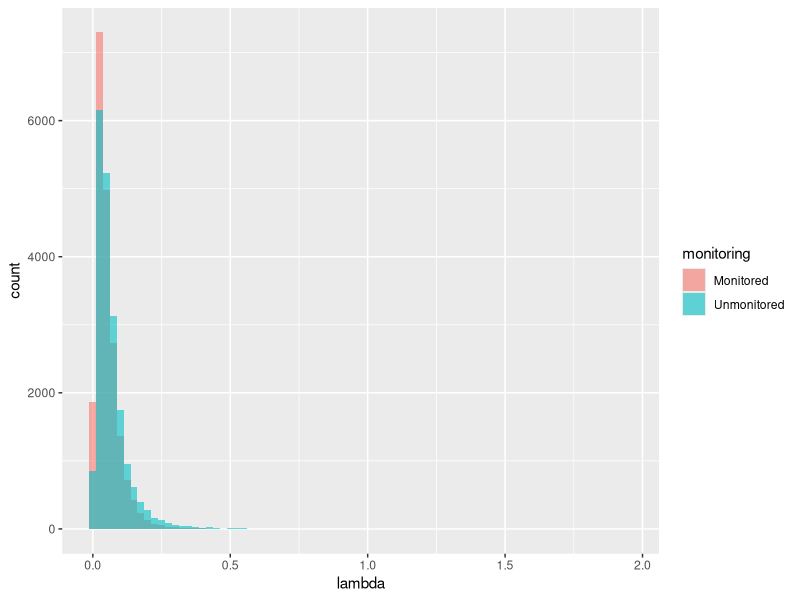
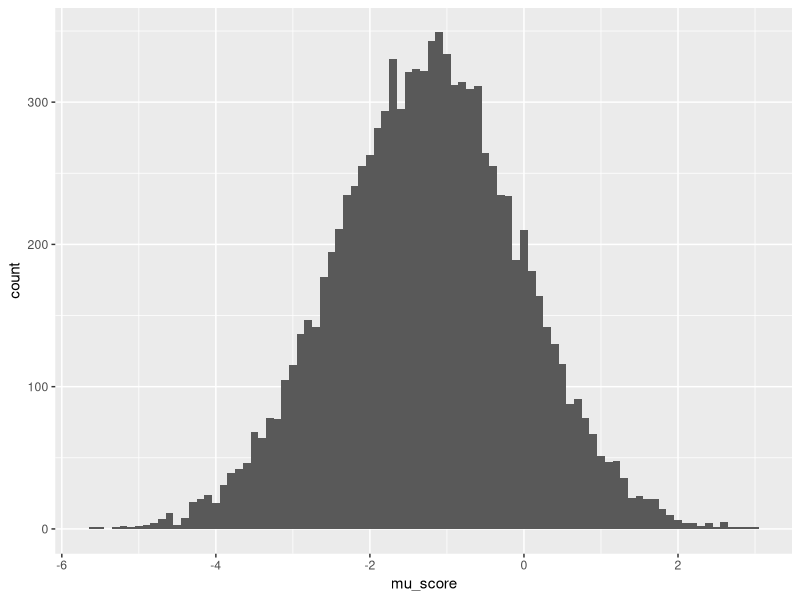
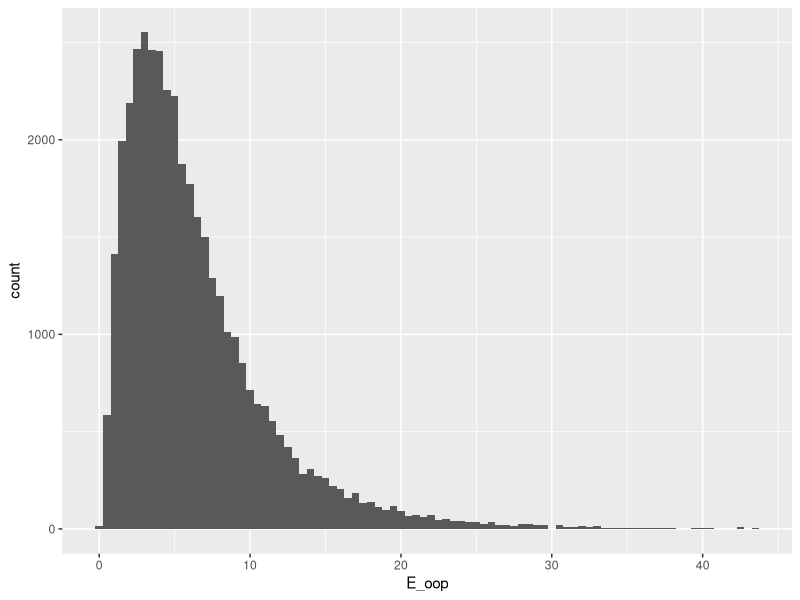
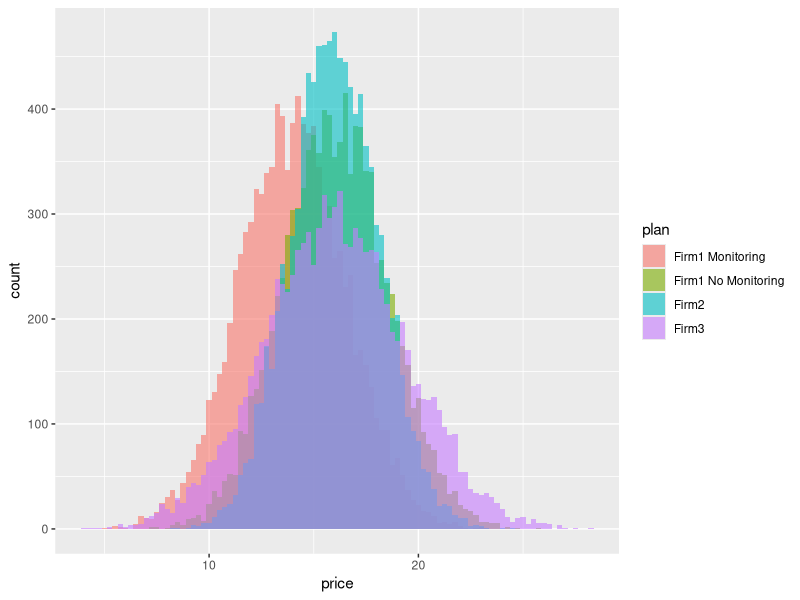
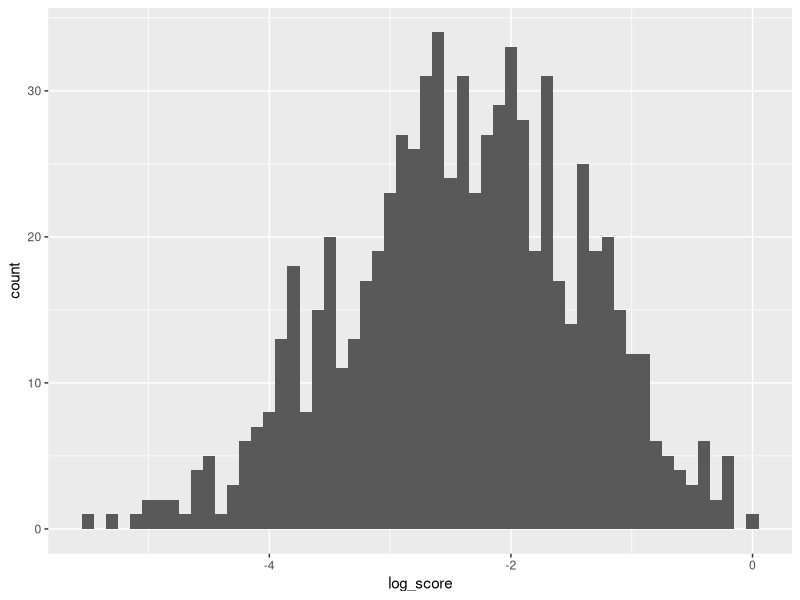
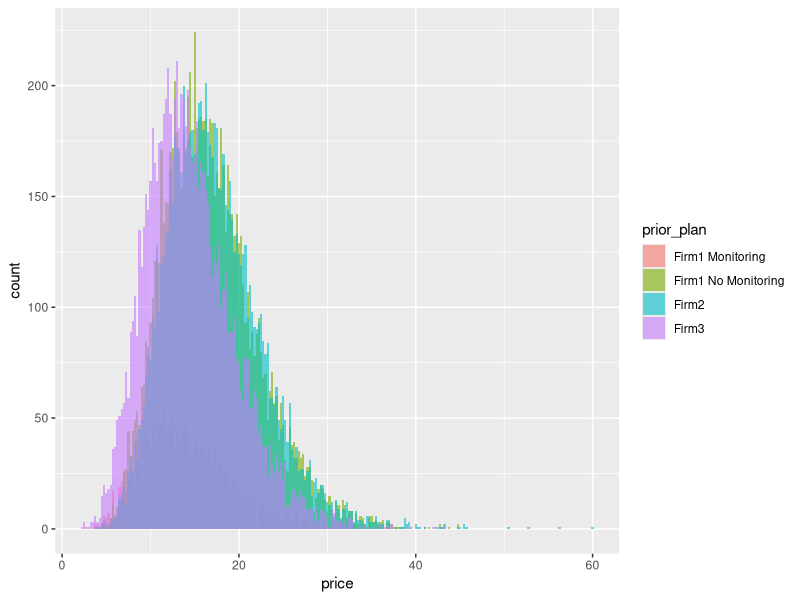

Write the R code that produced these figures, in order.
## ---- chunk 1
knitr::opts_chunk$set(echo = TRUE, eval = TRUE, cache = FALSE)
library(bookdown)
library(magrittr)
library(tidyverse)
library(MASS)
## ---- chunk 2
rm(list = ls())

N <- 10^4
T <- 1
D <- 4

# set the seed
set.seed(1)

## True Parameters
sigma_lambda <- 0.1
theta_lambda <- c(-3, -0.5, 1, -1, 1, -0.5)

## Covariates
mu_x_t0 <- rep(0, 4)
mu_x_t1 <- rep(0, 4)
sigma_x <- diag(0.25, 4)

X_t0 <- mvrnorm(N, mu_x_t0, sigma_x)
X_t1 <- 0.5*X_t0 + 0.5*mvrnorm(N, mu_x_t1, sigma_x)

X <- X_t0 %>% 
  rbind(X_t0) %>% 
  rbind(X_t1) %>% 
  rbind(X_t1)

colnames(X) <- c(paste("x", 1:4, sep = "_"))

X_lambda <- expand.grid(i = 1:N, m = 0:1, t = 0:1) %>% 
  tibble::as_tibble() %>% 
  cbind(X)

## mu_lambda
mu_lambda <- X_lambda %>% 
  dplyr::mutate(mu_lambda = theta_lambda[1]
                + theta_lambda[2]*x_1 + theta_lambda[3]*x_2
                + theta_lambda[4]*x_3 + theta_lambda[5]*x_4
                + theta_lambda[6]*ifelse(m == 1 & t == 0, 1, 0))

## epsilon_lambda
epsilon_lambda <- expand.grid(i = 1:N) %>% 
  tibble::as_tibble() %>% 
  dplyr::mutate(epsilon_lambda = rnorm(N, 0, sigma_lambda))

## lambda
lambda <- mu_lambda %>% 
  dplyr::left_join(epsilon_lambda, by = c("i")) %>% 
  dplyr::mutate(lambda = exp(mu_lambda + epsilon_lambda))

## Visualize 
g_lambda <- lambda %>% 
  dplyr::mutate(monitoring = ifelse(m == 1, "Monitored", "Unmonitored")) %>% 
  ggplot(aes(x = lambda, fill = monitoring)) + 
  geom_histogram(position = "identity", alpha = 0.6, binwidth = 0.025)

plot(g_lambda)
## ---- chunk 3
## Generate expectations of score
theta_score <- c(-3, -0.5, 2, 1)
sigma_score <- 0.25

score <- lambda %>% 
  dplyr::filter(t == 0, m == 1) %>% 
  dplyr::mutate(mu_score = theta_score[1] + theta_score[2]*log(lambda)
                + theta_score[3]*x_1 + theta_score[4]*x_2,
                E_score = exp(mu_score + sigma_score^2 / 2)) %>% 
  dplyr::select(i, m, t, mu_score, E_score)

## Visualize Score
g_mu_score <- score %>% 
  ggplot(aes(x = mu_score)) + 
  geom_histogram(binwidth = 0.1)

plot(g_mu_score)
## ---- chunk 4
## Expectation of Out-of-Pocket
policy_limit <- 1000
l0 <- 500
a_l <- 2.5

oop <- lambda %>% 
  dplyr::mutate(prob_C1 = lambda * exp(-lambda),
                E_oop = prob_C1 * (l0^(a_l)/(a_l - 1))*policy_limit^(-a_l + 1)) %>% 
  dplyr::select(i, m, t, E_oop)

## Visualize OOP
g_oop <- oop %>% 
  ggplot(aes(x = E_oop)) + 
  geom_histogram(binwidth = 0.5)

plot(g_oop)

## ---- chunk 5

price_par_t0_d1 <- c(15, 3, 2, 3, -2)
price_par_t0_d2 <- c(15, 3, 2, 3, -2)
price_par_t0_d3 <- c(15, 1, 3, 2, -2)
price_par_t0_d4 <- c(15, 4, 5, 1, -2)

price_gen_d <- function(choice_t0, D, price_par_t0){
  output <- choice_t0 %>% 
    dplyr::filter(d == D) %>% 
    dplyr::mutate(price = 
                    price_par_t0[1] +
                    price_par_t0[2]*x_1 + 
                    price_par_t0[3]*x_2 + 
                    price_par_t0[4]*x_3 +
                    price_par_t0[5]*m +
                    rnorm(N, 1, 1)) %>% 
    dplyr::select(i, d, t, m, f, price)
}

## Generate Price
price_gen_t0 <- function(choice_t0,
                         price_par_t0_d1, price_par_t0_d2,
                         price_par_t0_d3, price_par_t0_d4){
  
  price <- price_gen_d(choice_t0, 1, price_par_t0_d1) %>% 
    rbind(price_gen_d(choice_t0, 2, price_par_t0_d2)) %>% 
    rbind(price_gen_d(choice_t0, 3, price_par_t0_d3)) %>% 
    rbind(price_gen_d(choice_t0, 4, price_par_t0_d4))
  
  output <- choice_t0 %>% 
    dplyr::left_join(price, by = c("i", "d", "t", "m", "f"))
  
  return(output) 
}

## Generate Prior Firm

prior_firm_t0 <- expand.grid(i = 1:N) %>% 
  tibble::as_tibble() %>% 
  dplyr::mutate(prior_firm = sample(1:4, size = N, replace = T, prob = c(0, 0.4, 0.35, 0.25)))

## Generate Renewal Price

alpha_m0 <- c(20, 5, 3)
alpha_m1 <- c(20, 5, 3, 10)
beta <- 20

## Generate Inertia

eta_f <- c(5, 1, 2, 2)
xi <- c(1, -2.5)

choice_t0 <- expand.grid(i = 1:N, d = 1:D, t = 0) %>% 
  tibble::as_tibble() %>% 
  dplyr::mutate(m = ifelse(d == 1, 1, 0),
                f = dplyr::case_when(
                  d <= 2 ~ 1,
                  d == 3 ~ 2,
                  d == 4 ~ 3)) %>% 
  dplyr::left_join(lambda, by = c("i", "m", "t")) %>% 
  dplyr::left_join(score, by = c("i", "m", "t")) %>% 
  dplyr::left_join(oop, by = c("i", "m", "t")) %>% 
  price_gen_t0(price_par_t0_d1, price_par_t0_d2, price_par_t0_d3, price_par_t0_d4) %>% 
  dplyr::left_join(prior_firm_t0, by = c("i")) %>% 
  dplyr::mutate(inertia = eta_f[1] + eta_f[2]*x_1 + eta_f[3]*x_2 + eta_f[4]*x_3,
                monitoring_disutility = xi[1] + xi[2]*log(lambda),
                demand_friction = ifelse(d == prior_firm, 0, inertia) + 
                  ifelse(d == 1, monitoring_disutility, 0)) %>% 
  dplyr::mutate(E_R_s = ifelse(m == 0, 
                           (alpha_m0[1] + alpha_m0[2]*x_1 + alpha_m0[3]*x_2) / beta,
                           (alpha_m1[1] + alpha_m1[2]*x_1 + alpha_m1[3]*x_2 + alpha_m1[4]*E_score) / beta),
                E_R_C = 0.95 * exp(-lambda) + 1.1 * (1 - exp(-lambda)),
                E_renewal_price = price * E_R_s * E_R_C) %>% 
  dplyr::mutate(h = - price - demand_friction - E_oop - E_renewal_price)

# draw idiosyncratic shocks
e_t0 <- evd::rgev(dim(choice_t0)[1])

choice_t0 <- cbind(choice_t0, e_t0) %>% 
  dplyr::mutate(u = h + e_t0) %>% 
  dplyr::group_by(i, t) %>% 
  dplyr::mutate(choice = ifelse(u == max(u), 1, 0)) %>% 
  dplyr::ungroup()

summary(choice_t0)

summarize_choice <- choice_t0 %>% 
  dplyr::group_by(d) %>% 
  dplyr::summarise(share = mean(choice))

summarize_choice
## ---- chunk 6
## Visualize Price in t = 0
g_price_t0 <- choice_t0 %>% 
  dplyr::mutate(plan = dplyr::case_when(d == 1 ~ "Firm1 Monitoring",
                                        d == 2 ~ "Firm1 No Monitoring",
                                        d == 3 ~ "Firm2",
                                        d == 4 ~ "Firm3")) %>% 
  ggplot(aes(x = price, fill = plan)) + 
  geom_histogram(position = "identity", alpha = 0.6, binwidth = 0.25)

plot(g_price_t0)

## ---- chunk 7
## Claims Count
cost_t0 <- choice_t0 %>% 
  dplyr::filter(choice == 1) %>% 
  dplyr::mutate(claims = rpois(N, lambda = lambda))

## Severity
# max_claims <- max(cost_t0$claims)
# 
# claims_mat <- matrix(rep(0, N * max_claims), nrow = N)
# severity <- matrix(l0*runif(N * max_claims)^(-1/a_l), nrow = N)
# 
# colnames(severity) <- paste("sev_", 1:max_claims, sep = "")
# 
# cost_t0 <- cbind(cost_t0, severity)

## Monitoring Score
cost_t0 <- cost_t0 %>% 
  dplyr::mutate(score = rlnorm(N, mu_score, sigma_score),
                score = ifelse(m == 1, score, 1),
                log_score = log(score)) %>% 
  dplyr::select(i, claims, matches("sev."), score, log_score)

## ---- chunk 8
## Visualize realized score
g_realized_score <- cost_t0 %>%
  dplyr::filter(score != 1) %>% 
  ggplot(aes(x = log_score)) + 
  geom_histogram(binwidth = 0.1)

plot(g_realized_score)

## ---- chunk 9
## Prior Choice and Firm
prior_firm_t1 <- choice_t0 %>% 
  dplyr::filter(choice == 1) %>% 
  dplyr::mutate(prior_choice = d * choice,
                prior_firm = f * choice) %>% 
  dplyr::select(i, prior_choice, prior_firm)

### Prior Price
prior_price_t1 <- choice_t0 %>% 
  dplyr::left_join(prior_firm_t1, by = c("i")) %>% 
  dplyr::mutate(prior_price = price,
                flg = dplyr::case_when(prior_choice == 1 & d != 2 ~ 1,
                                       prior_choice > 1 & d != 1 ~ 1,
                                       TRUE ~ 0)) %>% 
  dplyr::filter(flg == 1) %>% 
  dplyr::select(i, f, prior_price) %>% 
  dplyr::arrange(i)

## Choice in t = 1
choice_t1 <- expand.grid(i = 1:N, d = 1:(D - 1), t = 1) %>% 
  tibble::as_tibble() %>% 
  dplyr::mutate(m = 0,
                f = d) %>% 
  dplyr::left_join(prior_firm_t1, by = c("i")) %>% 
  dplyr::left_join(prior_price_t1, by = c("i", "f")) %>% 
  dplyr::left_join(lambda, by = c("i", "m", "t")) %>% 
  dplyr::left_join(oop, by = c("i", "m", "t")) %>% 
  dplyr::left_join(cost_t0, by = c("i")) %>% 
  dplyr::mutate(gamma_alpha = ifelse(m == 0,
                                     alpha_m0[1] + alpha_m0[2]*x_1 + alpha_m0[3]*x_2,
                                     alpha_m1[1] + alpha_m1[2]*x_1 + alpha_m1[3]*x_2 + alpha_m1[4]*score)) %>% 
  dplyr::mutate(R_s = rgamma(N * (D - 1), gamma_alpha, beta),
                R_C = ifelse(claims == 0, 0.98, 1.2),
                price = prior_price * R_s * R_C) %>% 
  dplyr::mutate(inertia = eta_f[1] + eta_f[2]*x_1 + eta_f[3]*x_2 + eta_f[4]*x_3,
                demand_friction = ifelse(d == prior_firm, 0, inertia)) %>%   
  dplyr::mutate(E_R_s = ifelse(m == 0, 
                           (alpha_m0[1] + alpha_m0[2]*x_1 + alpha_m0[3]*x_2) / beta,
                           (alpha_m1[1] + alpha_m1[2]*x_1 + alpha_m1[3]*x_2 + alpha_m1[4]*E_score) / beta),
                E_R_C = 0.95 * exp(-lambda) + 1.1 * (1 - exp(-lambda)),
                E_renewal_price = price * E_R_s * E_R_C) %>% 
  dplyr::mutate(h = - price - demand_friction - E_oop - E_renewal_price) %>% 
  dplyr::arrange(i)

# draw idiosyncratic shocks
e_t1 <- evd::rgev(dim(choice_t1)[1])

choice_t1 <- cbind(choice_t1, e_t1) %>% 
  dplyr::mutate(u = h + e_t1) %>% 
  dplyr::group_by(i, t) %>% 
  dplyr::mutate(choice = ifelse(u == max(u), 1, 0)) %>% 
  dplyr::ungroup()

summary(choice_t1)

summarize_choice_t1 <- choice_t1 %>% 
  dplyr::group_by(d) %>% 
  dplyr::summarise(share = mean(choice))

summarize_choice_t1
## ---- chunk 10
## Visualize Price in t = 1
g_price_t1 <- choice_t1 %>% 
  dplyr::mutate(plan = dplyr::case_when(d == 1 ~ "Firm1",
                                        d == 2 ~ "Firm2",
                                        d == 3 ~ "Firm3"),
                prior_plan = dplyr::case_when(prior_choice == 1 ~ "Firm1 Monitoring",
                                              prior_choice == 2 ~ "Firm1 No Monitoring",
                                              prior_choice == 3 ~ "Firm2",
                                              prior_choice == 4 ~ "Firm3")) %>% 
  ggplot(aes(x = price, fill = prior_plan)) + 
  geom_histogram(position = "identity", alpha = 0.6, binwidth = 0.25)

plot(g_price_t1)

## ---- chunk 11

df_t0 <- choice_t0 %>% 
  dplyr::select(i, d, t, m, f, x_1, x_2, x_3, x_4, price, prior_firm, choice)
df_t1 <- choice_t1 %>% 
  dplyr::select(i, d, t, m, f, x_1, x_2, x_3, x_4, price, prior_firm, choice)

df <- rbind(df_t0, df_t1) %>% 
  dplyr::arrange(t, i, d)
